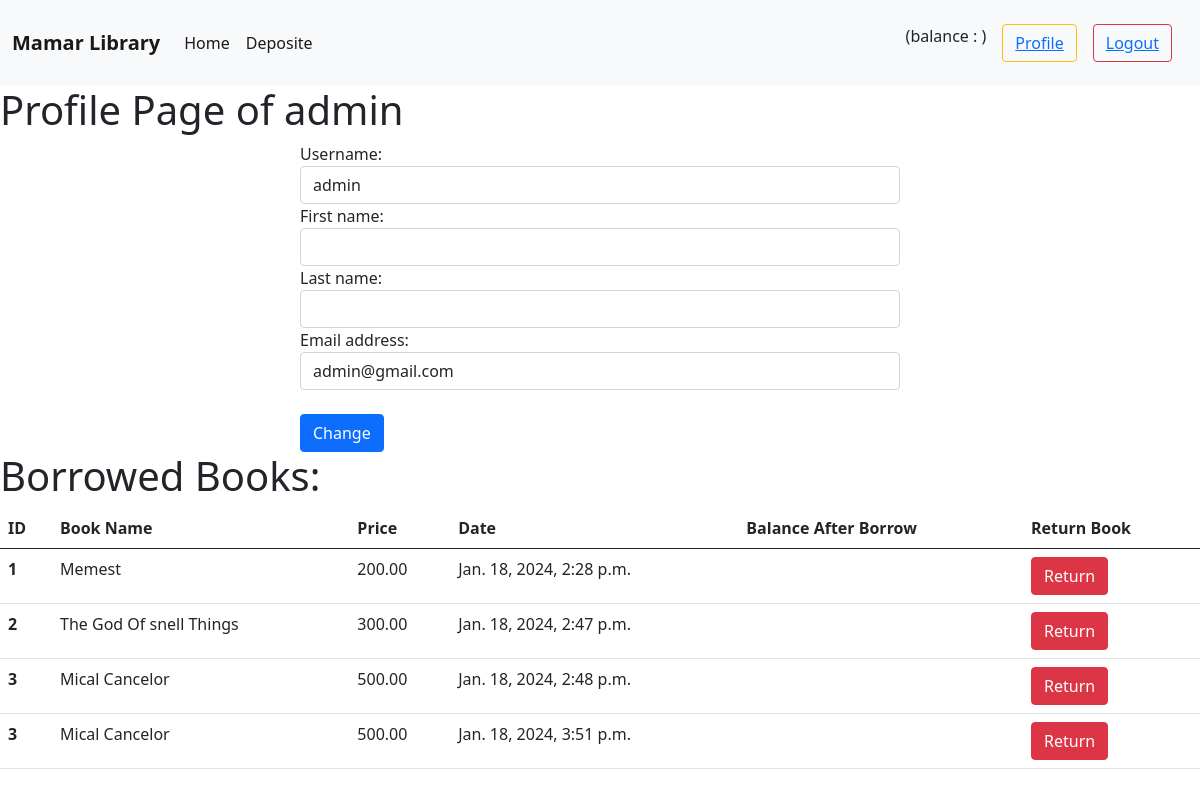
/accounts/profile/ (signed in), run on the app's committed database.
### borrow_book/models.py (models this page shows, shortened)
class BorrowBookModel(models.Model):
    account = models.ForeignKey(UserAccountModel, related_name = 'borrow', on_delete = models.CASCADE)
    book = models.ForeignKey(BookModel,related_name = 'borrowed', on_delete = models.CASCADE)
    balance_after_transaction = models.DecimalField(decimal_places=2, max_digits = 12, null=True,blank = True)
    created_time = models.DateTimeField(auto_now_add=True)
    is_returnd = models.BooleanField(default = False)

### books/models.py (models this page shows, shortened)
class BookModel(models.Model):
    image = models.ImageField(upload_to ='books/media/uploads/',blank=True, null=True)
    title = models.CharField(max_length=300)
    description = models.TextField()
    catagory = models.ManyToManyField(CategorysModel)
    borrowprice = models.DecimalField(max_digits=8,decimal_places=2)

### users/views.py (the view, shortened to what this page needs)
# urls.py: path('profile/',ProfileUpdateView.as_view() , name="profile"),
class ProfileUpdateView(UpdateView):
    model = UserAccountModel
    form_class = UserDataChangeForm
    template_name = 'profile.html'
    success_url = reverse_lazy('profile')
    def get_object(self, queryset=None):
        return self.request.user
    def get_context_data(self, **kwargs):
        context = super().get_context_data(**kwargs)
        context['objects'] = BorrowBookModel.objects.all()
        return context

### users/forms.py
class UserDataChangeForm(UserChangeForm):
    password = None
    class Meta:
        model = User
        fields = ['username','first_name','last_name','email']

### users/templates/profile.html (shortened to what this page needs)
{% extends "base.html" %}
{% block content %}
<h1>Profile Page of {{user}}</h1>
{%load crispy_forms_tags %}
<form style = "width: 50% ; margin: auto;" method='post' novalidate>
  {% for fm in form %}
  {{fm.label_tag}}
  {{fm}}
  {% endfor %}
  <br/>
  <button type="submit" class="btn btn-primary">Change</button>
</form>
<h1>Borrowed Books:</h1>
<table class="table">
  <thead>
    <tr>
      <th scope="col">ID</th>
      <th scope="col">Book Name</th>
      <th scope="col">Price</th>
      <th scope="col">Date</th>
      <th scope="col">Balance After Borrow</th>
      <th scope="col">Return Book</th>
    </tr>
  </thead>
  <tbody>
  {% for obj in objects %}
    <tr>
      <th scope="row">{{obj.book.id}}</th>
      <td>{{obj.book.title}}</td>
      <td>{{obj.book.borrowprice}}</td>
      <td>{{obj.created_time}}</td>
      <td>{{obj.book.balance_after_transaction}}</td>
      <td><a class="btn btn-danger text-white" href="{% url "return" obj.book.id %}">Return</a></td>
    </tr>
    {% endfor %}
  </tbody>
</table>
{% endblock  %}

### data on the page
BorrowBookModel: book.id "1", book "Memest", book.borrowprice "200.00", created_time "Jan. 18, 2024, 2:28 p.m."
BorrowBookModel: book.id "2", book "The God Of snell Things", book.borrowprice "300.00", created_time "Jan. 18, 2024, 2:47 p.m."
BorrowBookModel: book.id "3", book "Mical Cancelor", book.borrowprice "500.00", created_time "Jan. 18, 2024, 2:48 p.m."
BorrowBookModel: book.id "3", book "Mical Cancelor", book.borrowprice "500.00", created_time "Jan. 18, 2024, 3:51 p.m."

### other printed values
{{ user }} "admin"
{{ fm.label_tag }} "Username:" "First name:" "Last name:" "Email address:"
